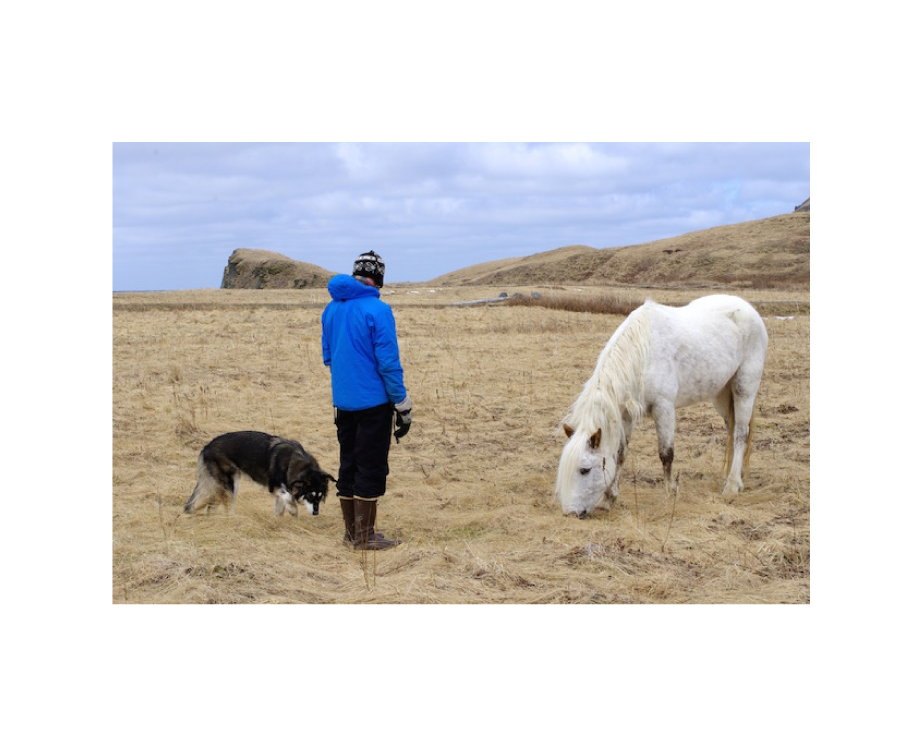
#> input picture images/test/dog_yolo.jpg, 3600 x 3000 px (shown at 1/4 size)
$ jupyter execute --allow-errors yolov5_main.ipynb   (shell and % lines are left out)
#> lines starting #> are read from the running program, lines starting #| are printed output that depends on the picture
# **Implementación de YOLOv5 con OpenCV**

### **Instalar onnx.**
Herramienta para modelos de Machine Learning

### **Librerías.**

[cell 1]
import numpy as np
import time
import cv2
import matplotlib.pyplot as plt

En particular usaremos extensivamente el paquete y funciones ```cv2.dnn``` que permiten implementar yolo de una manera muy fácil y sencilla en cualquier aplicación escrita en Python donde se trabaje con imágenes.

Primero necesitamos cargar los nombres de las clases en las que se ha entrenado la red. Ten en cuenta que la red que utilicemos solo podrá reconocer las clases en las que se ha formado.

[cell 2]
def readLabels(path):
#> called with path = './yolo-coco/coco.names'
    try:
        labels = open(path).read().strip().split("\n")
#> (reads yolo-coco/coco.names from the repository)
        return labels
    except:
        print("Error: Could not read file")

[cell 3]
labelsPath = "./yolo-coco/coco.names"
LABELS = readLabels(labelsPath)

Observemos los nombres de algunas clases

[cell 4]
LABELS[0:5]

Ahora generaremos un color para cada clase

[cell 5]
# Cambiar semilla de números pseudo-aleatorios
np.random.seed(42)
# Color para cada clase
COLORS = np.random.randint(0, 255, size=(len(LABELS), 3), dtype="uint8")

Observemos el color de cada clase

[cell 6]
COLORS[0:5]

Cargamos nuestro modelo de Yolo

[cell 7]
modelPath = "./yolo-coco/yolov5s.onnx"

print("[INFO] loading YOLO from disk...")
#> (the rest of this cell did not finish here and is left out)

Ahora cargamos la imagen que queremos analizar

[cell 8]
# Función para hacer una imagen cuadrada
def format_yolov5(frame):
    row, col, _ = frame.shape
    _max = max(col, row)
    result = np.zeros((_max, _max, 3), np.uint8)
    result[0:row, 0:col] = frame
    return result

image = cv2.imread("./images/test/dog_yolo.jpg")
#> image is the input picture: shape (3000, 3600, 3); mean B, G, R 207.1, 209.7, 212.7
original_image = cv2.imread("./images/test/dog_yolo.jpg")
input_image = format_yolov5(image)
#> in format_yolov5, `result[0:row, 0:col] = frame`:
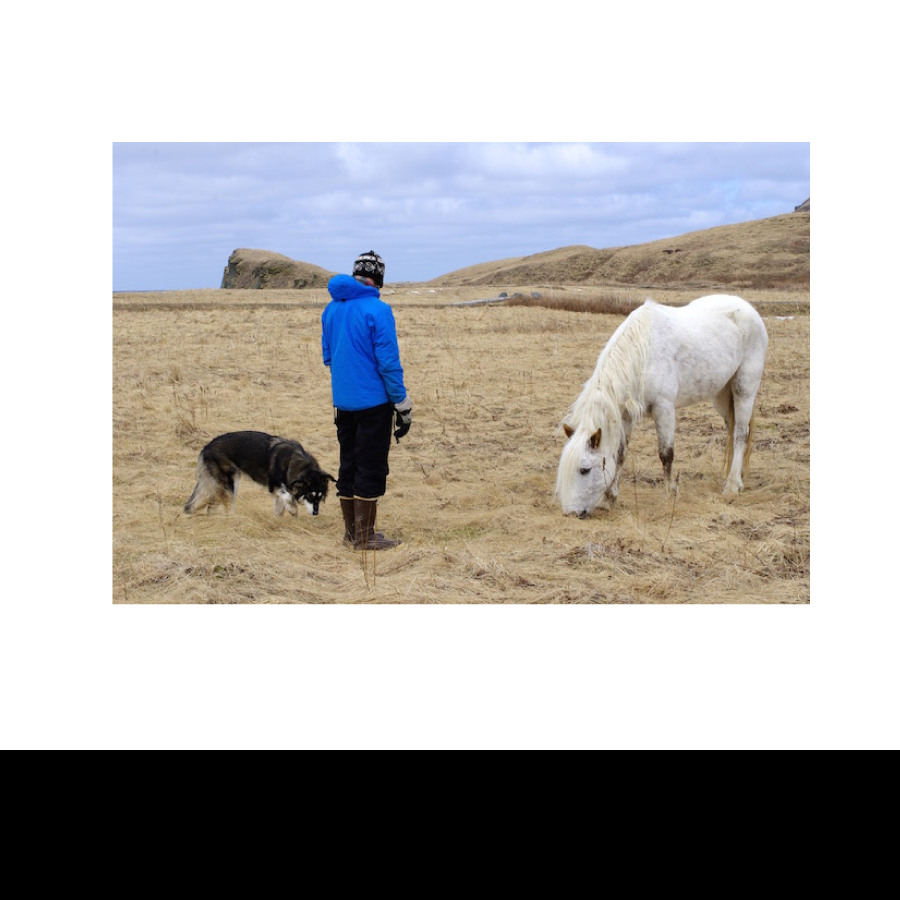
#> result: shape (3600, 3600, 3) (shown at 1/4 size); mean B, G, R 172.6, 174.7, 177.3

Ahora necesitamos cambiar el tamaño de la imagen a un cuadrado 640x640 píxeles y hacer un pase hacia adelante de la red

[cell 9]
# [7 lines left out: function forward, not called in this run]

#> (the rest of this cell did not finish here and is left out)

Ahora vamos a seleccionar los cuadros delimitadores.

[cell 10]
# [39 lines left out: function bounding_boxes, not called in this run]

#> (a cell that did not finish here is left out)

[cell 12]
# [16 lines left out: function draw_boxes, not called in this run]

Mostramos la imagen con las detecciones y la guardamos

#> (a cell that did not finish here is left out)

[cell 14]
fig = plt.figure(figsize = (12,10))
plt.imshow(image[:,:,::-1])
plt.axis('off')
plt.savefig('./images/detection/dog_yolo.jpg', dpi = 300)
